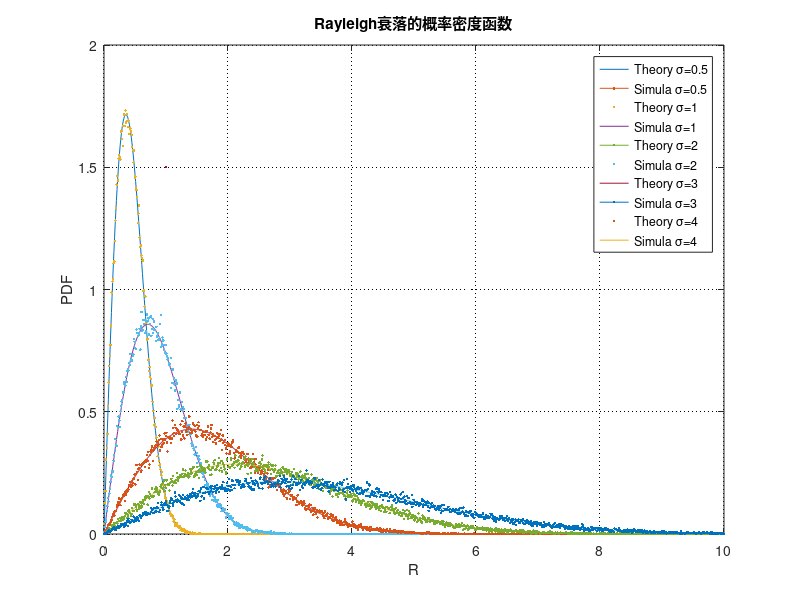

Here is the MATLAB script that generated this plot:
%-----------------------Rayleigh信道衰落系数的计算-------------------------%
clc
clear
close all

sigma_ = [0.5 1 2 3 4];
figure(1);
for i = 1:length(sigma_)
    sigma = sigma_(i);
    %-----理论图形-----%
    V = 0:0.01:10;
    pdf_rayleigh = (2*V/sigma^2).*exp(-V.^2/sigma^2);
    plot(V, pdf_rayleigh,'-',LineWidth=1.5);
    hold on;
    %-----仿真图形-----%
    N = 10^5;                                         %测试样本点数
    x = sqrt(sigma^2/2)*randn(2,N)+0;                 %产生均值为0,方差为sigma^2/2的高斯随机变量
    xx = x(1,:) + sqrt(-1)*x(2,:);
    R = abs(xx);                                      %信号包络(理论上服从瑞利分布)

    k = 0:0.01:10;                                    %统计区间
    dk = 0.01;                                        %组距
    p = [];
    for i = 1:(length(k)-1)
        num = length(find(R >= k(i) & R < k(i+1)));   %找到R里面介于k(i)和k(i+1)的元素的个数
        p = [p num/length(R)];                        %得到R中的值介于k(i)和k(i+1)的概率
    end
    pdf = p/dk;                                       %概率除以组距即可得到概率密度
    k_new = 0.005:0.01:(10-0.005);                    %取一组的中值表征这个区间
    plot(k_new, pdf,'.');
    grid on;
    set(gca,'GridLineStyle',':','GridColor','k','GridAlpha',1);
    xlabel('R');
    ylabel('PDF');
    title('Rayleigh衰落的概率密度函数');
    legend('Theory \sigma=0.5','Simula \sigma=0.5','Theory \sigma=1','Simula \sigma=1',...
        'Theory \sigma=2','Simula \sigma=2','Theory \sigma=3','Simula \sigma=3',...
        'Theory \sigma=4','Simula \sigma=4');
end

save data.mat
print('-f1','-dpng','savepic1.png'); 
